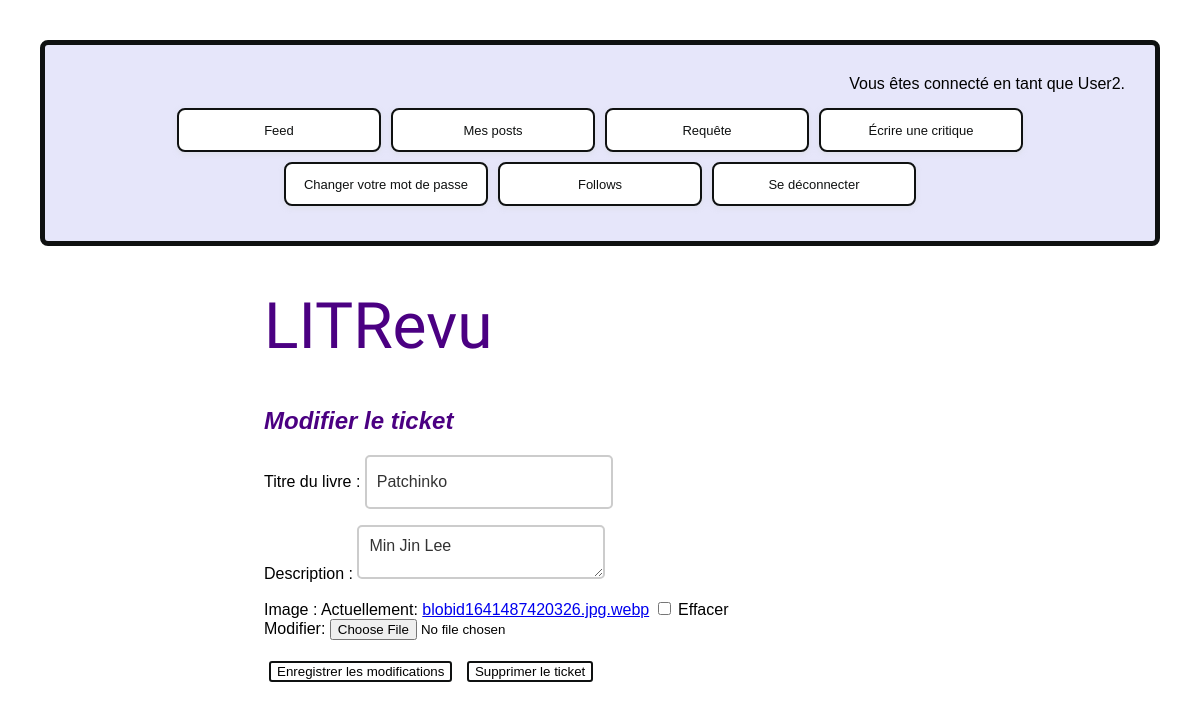
/edit_ticket/1/ (signed in), run on an earlier commit of the app's database.
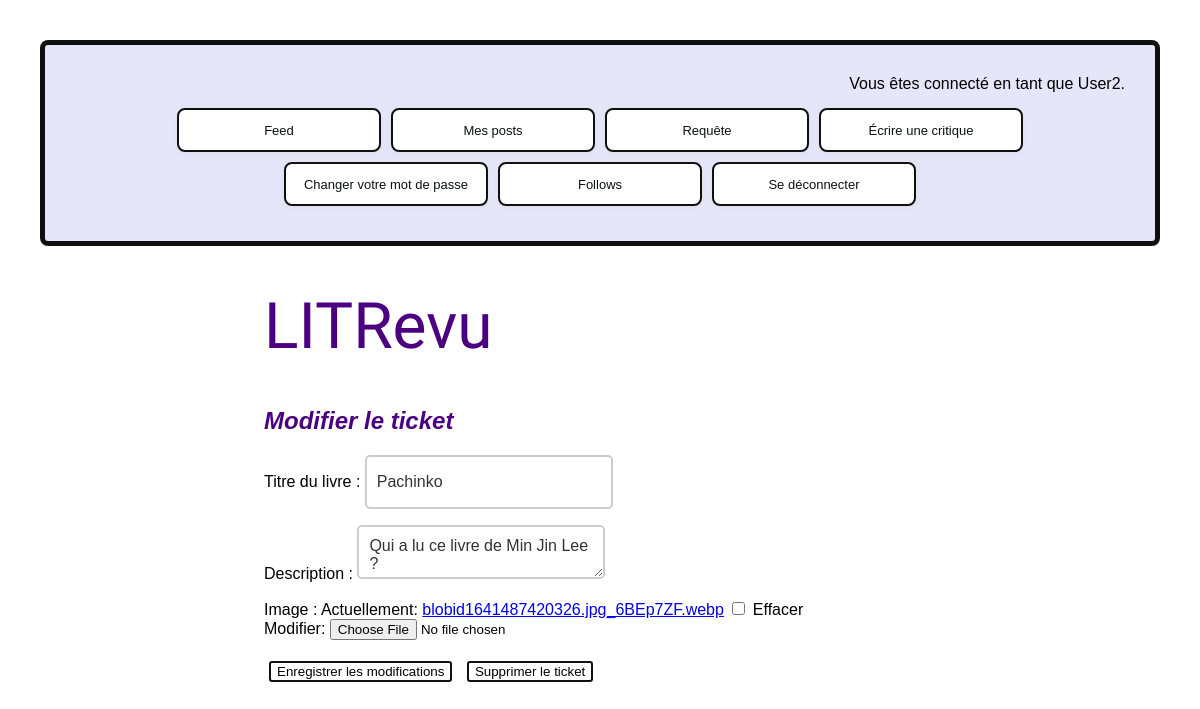
And on a later commit of the database.
### posts/models.py (models this page shows, shortened)
class Ticket(models.Model):
    title: str = models.fields.CharField(max_length=128)
    description: str = models.fields.CharField(max_length=2048)
    user = models.ForeignKey(
        to=settings.AUTH_USER_MODEL, on_delete=models.CASCADE, related_name='tickets')
    image: Union[models.ImageField, None] = models.ImageField(null=True, blank=True)
    time_created: models.DateTimeField = models.DateTimeField(auto_now_add=True)
    IMAGE_MAX_SIZE: tuple[int, int] = (200, 200)

### posts/views.py (the view, shortened to what this page needs)
# urls.py: path("edit_ticket/<int:id>/", edit_ticket, name="edit_ticket"),
@login_required
def edit_ticket(request: HttpRequest, id: int) -> HttpResponse:
    ticket = get_object_or_404(Ticket, id=id)
    form = TicketForm(instance=ticket)
    delete_form = DeleteTicketForm()
    context = {
        'form': form,
        'delete_form': delete_form,
        'ticket': ticket,
    }
    return render(request, 'posts/edit_ticket.html', context=context)

### posts/forms.py
class TicketForm(forms.ModelForm):
    class Meta:
        model = Ticket
        fields = ['title', 'description', 'image']
        widgets = {
            'description': forms.Textarea(attrs={'rows': 6}),
        }
        labels = {
            'title': 'Titre du livre',
        }

class DeleteTicketForm(forms.Form):
    delete_ticket: Any = forms.BooleanField(widget=forms.HiddenInput, required=False)

### posts/templates/posts/edit_ticket.html (shortened to what this page needs)
{% extends 'base.html' %}
{% block content %}
    <h2>Modifier le ticket</h2>
    <form method="post" action="{% url 'edit_ticket' id=ticket.id %}" enctype="multipart/form-data">
        {{ form.as_p }}
        <button type="submit" name="edit_ticket">Enregistrer les modifications</button>
        <button type="submit" name="delete_ticket">Supprimer le ticket</button>
    </form>
{% endblock content %}

What changed in the data, as far as the page shows it:
changed Ticket: title "Patchinko" → "Pachinko"; description "Min Jin Lee" → "Qui a lu ce livre de Min Jin Lee ?"
Also different on the page:
text no longer shown: "Titre du livre : Description : Image : Actuellement: blobid1641487420326.jpg.webp Effacer Modifier:"
text now shown: "Titre du livre : Description : Image : Actuellement: blobid1641487420326.jpg_6BEp7ZF.webp Effacer Modifier:"
